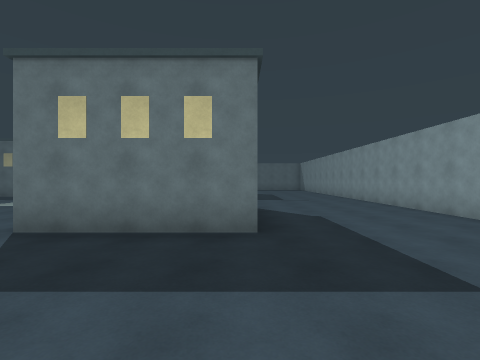
view 1 (above)

20 first-person views from a walk through a 3-D level made in the Unity game engine. The camera is 1.5 m above the floor, looks level and sees 85° across. The floor is counted in squares, 2 m on a side. Each view is taken from the middle of a square. On the plan, view 1 faces up. The plan holds only what a view shows up to about 9 squares ahead; the rest is blank. The player is left out.

view 2
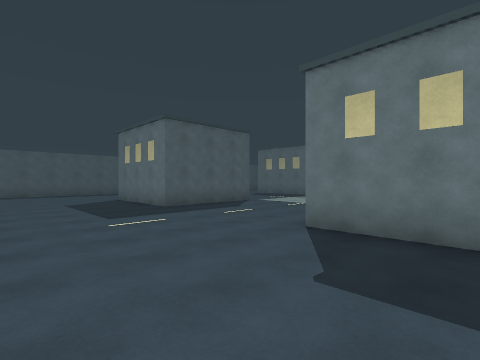

view 3
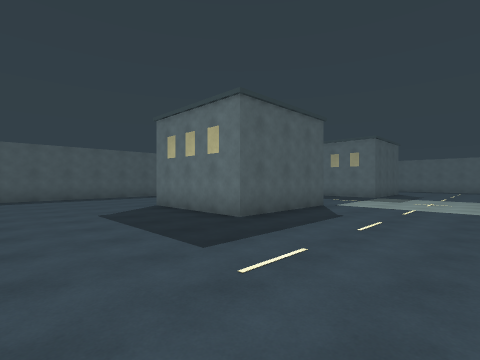

view 4
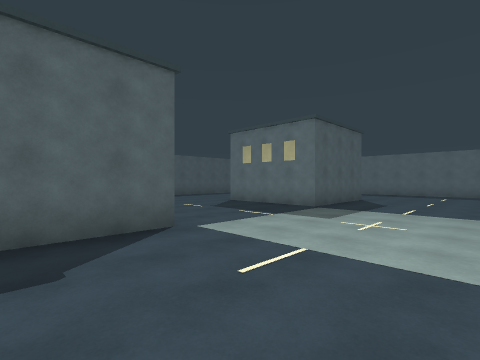

view 5
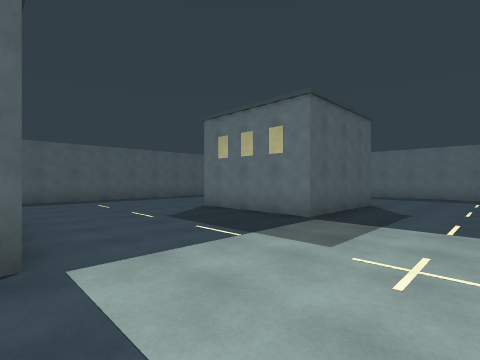

view 6
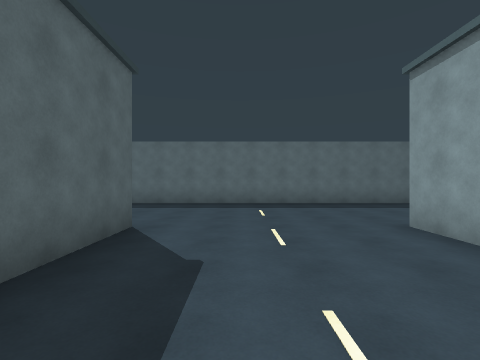

view 7
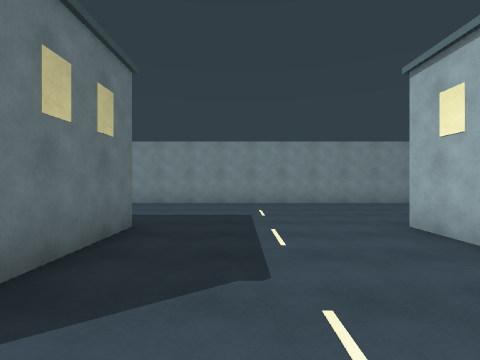

view 8
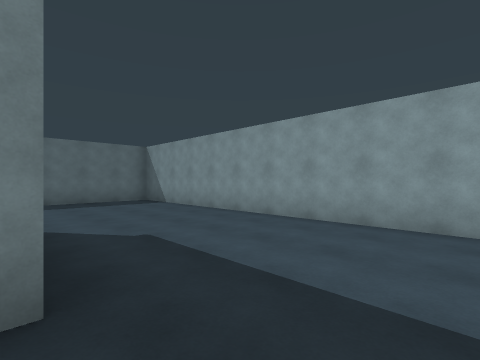

view 9
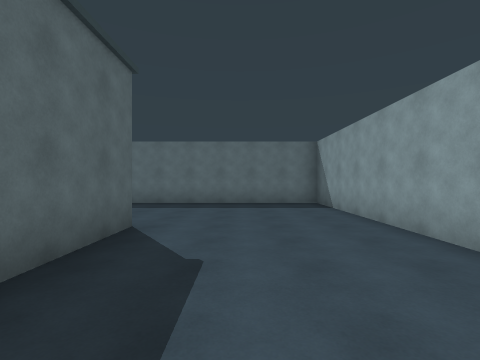

view 10
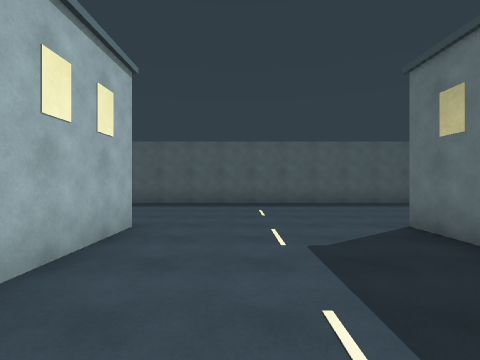

view 11
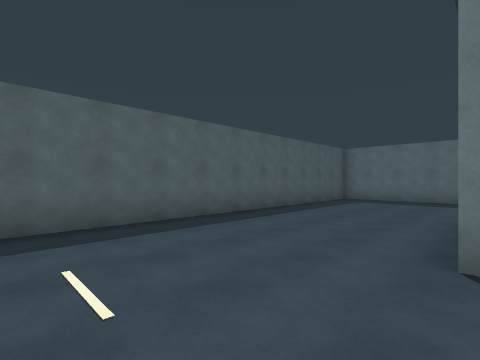

view 12
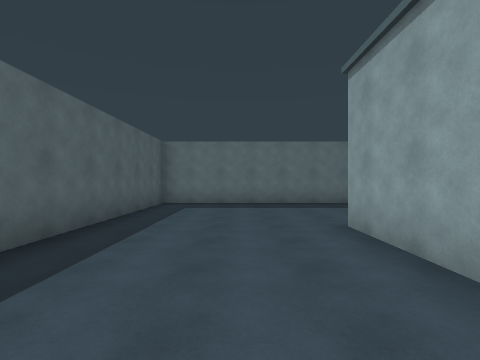

view 13
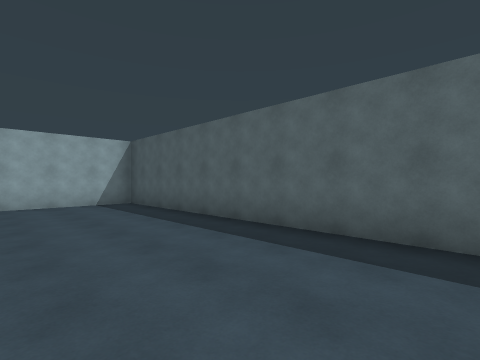

view 14
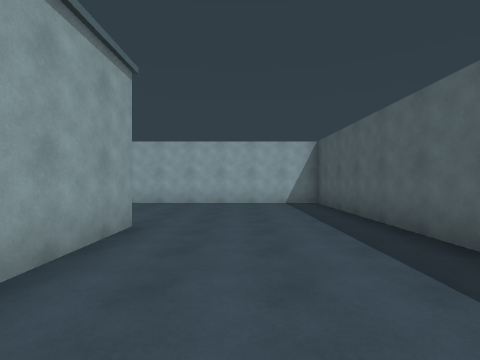

view 15
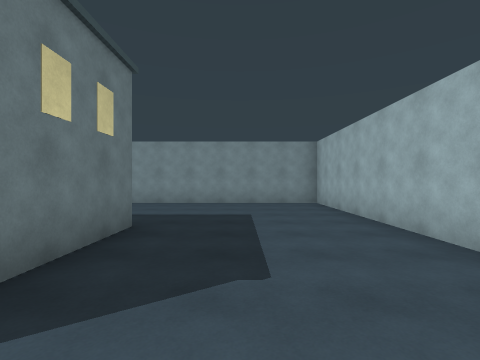

view 16
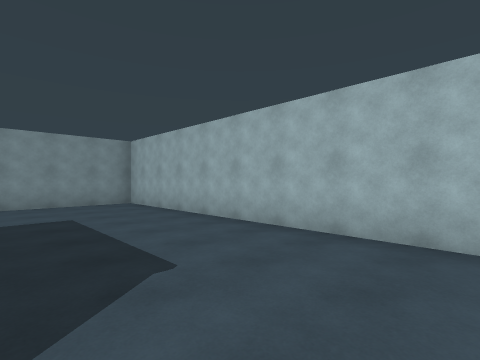

view 17
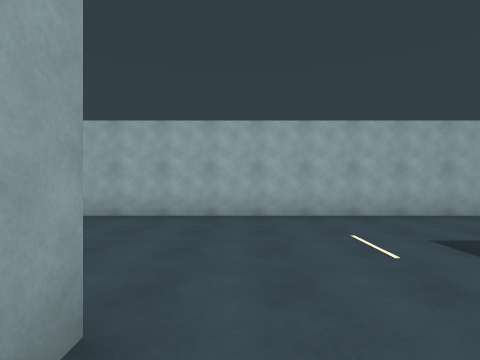

view 18
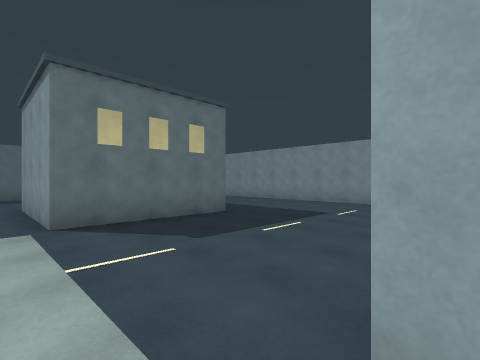

view 19
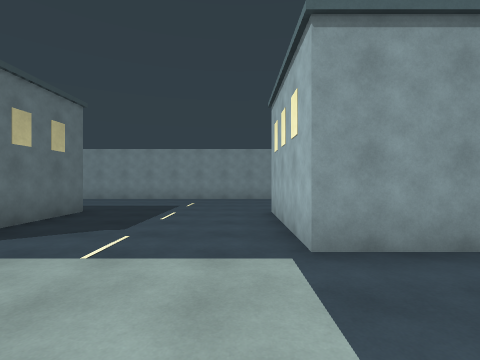

view 20
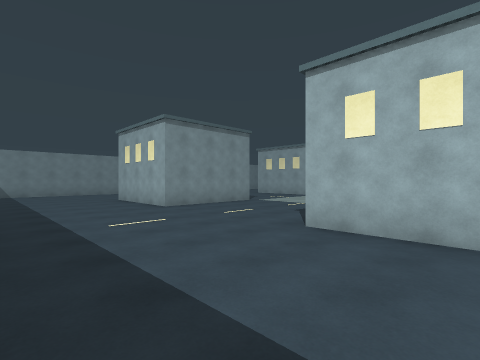

### Floor plan
Points are (right, up) in squares from view 1. A wall is a line through its corners. A room is listed if a view was taken in it or the views show most of it. See-through windows are left out.
Room 1 (views 1, 2, 3, 4, 5, 6, 7, 8, 9, 10, 11, 12, 13, 14, 15, 16, 17, 18, 19, 20)
walls: (-7.7, 7.2) (-7.7, 3.8) (-11.3, 3.8) (-11.3, 6.1); (-11.2, 7.3) (-8.9, 7.3); (-11.3, 12.9) (-11.3, 15.2); (0.2, 11.7) (-3.2, 11.7) (-3.2, 15.2) (-1, 15.2); (-9.9, 15.2) (-7.7, 15.2) (-7.7, 11.7) (-11.2, 11.7); (0.3, 15.2) (0.3, 12.9); (0.4, 3.8) (-3.2, 3.8) (-3.2, 7.3) (0.2, 7.3); (-15.5, 19.5) (-15.5, -0.5) (4.5, -0.5) (4.5, 19.5) (-15.5, 19.5)

Positions as (right, up) in squares from view 1, and headings:
1: (0, 0), facing up
2: (-1, 0), facing up-left
3: (-4, 0), facing up-left
4: (-4, 5), facing up-left
5: (-5, 7), facing up-left
6: (-6, 11), facing up
7: (-4, 10), facing right
8: (0, 10), facing up-right
9: (2, 11), facing up
10: (-7, 9), facing left
11: (-11, 9), facing up-left
12: (-13, 11), facing up
13: (-12, 8), facing down-left
14: (-13, 8), facing down
15: (-4, 2), facing right
16: (-4, 3), facing down-right
17: (-4, 5), facing down
18: (-4, 7), facing up-right
19: (-6, 8), facing right
20: (-10, 19), facing down-right
